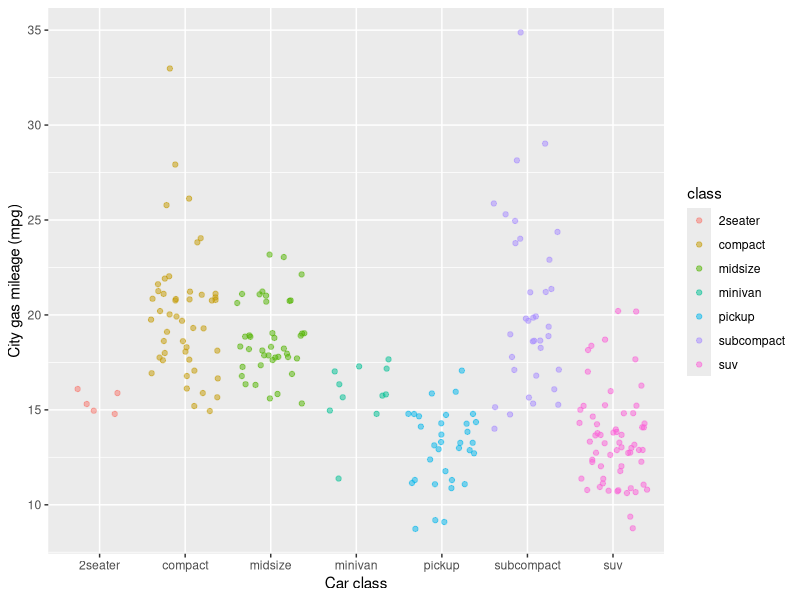

The R script that drew this image:
## ---- chunk 1
knitr::opts_chunk$set(echo = TRUE)

library(tidyverse)
## ---- chunk 2

ggplot(data = mpg, aes(x = class, y = cty)) +
	geom_jitter(aes(color = class), alpha = 0.5) +
  labs(x="Car class", y = "City gas mileage (mpg)")


